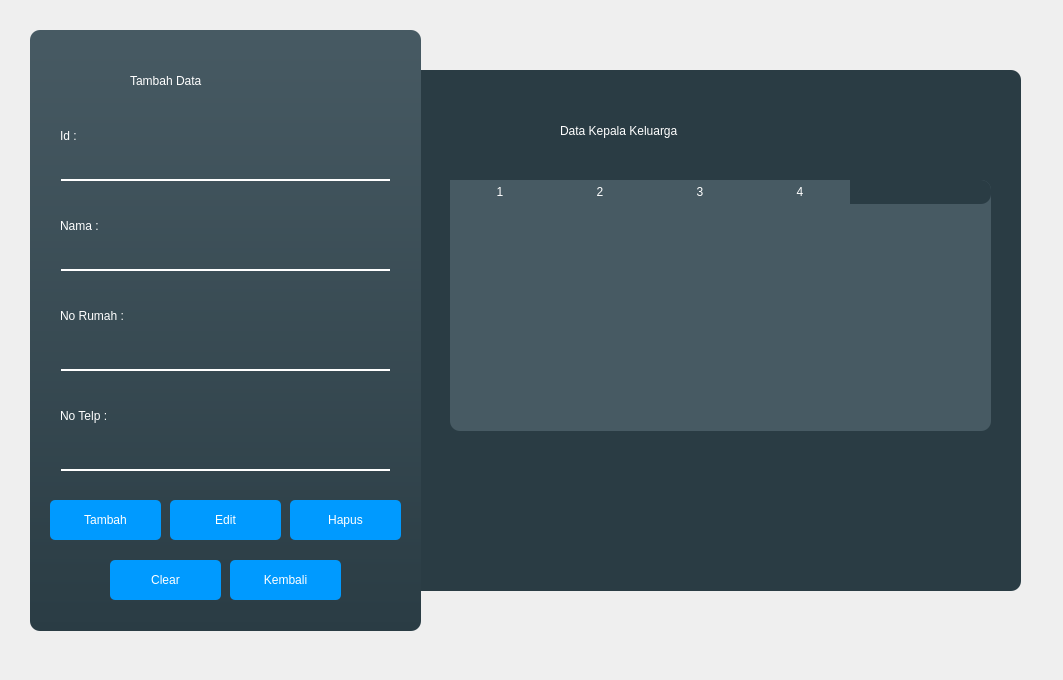
<?xml version="1.0" encoding="UTF-8"?>
<ui version="4.0">
 <class>MainWindow</class>
 <widget class="QMainWindow" name="MainWindow">
  <property name="geometry">
   <rect>
    <x>0</x>
    <y>0</y>
    <width>1063</width>
    <height>680</height>
   </rect>
  </property>
  <property name="windowTitle">
   <string>MainWindow</string>
  </property>
  <widget class="QWidget" name="centralwidget">
   <widget class="QWidget" name="widget" native="true">
    <property name="geometry">
     <rect>
      <x>30</x>
      <y>30</y>
      <width>391</width>
      <height>601</height>
     </rect>
    </property>
    <property name="styleSheet">
     <string notr="true">background-color: qlineargradient(spread:pad, x1:0, y1:0, x2:0, y2:1, stop:0 rgba(71, 90, 99, 255), stop:1 rgba(42, 60, 68, 255));
border-radius:10px;</string>
    </property>
    <widget class="QLineEdit" name="txtNama">
     <property name="geometry">
      <rect>
       <x>30</x>
       <y>210</y>
       <width>331</width>
       <height>31</height>
      </rect>
     </property>
     <property name="styleSheet">
      <string notr="true">background-color:rgba(0,0,0,0);
border:2px solid rgba(0,0,0,0);
border-radius:1px;
border-bottom-color:rgb(255, 255, 255);
color:rgb(0,0,0);
padding-bottom:7px;
font: 57 12pt &quot;Poppins Medium&quot;;color:rgb(255, 255, 255);</string>
     </property>
     <property name="placeholderText">
      <string/>
     </property>
    </widget>
    <widget class="QLabel" name="label_3">
     <property name="geometry">
      <rect>
       <x>100</x>
       <y>20</y>
       <width>191</width>
       <height>61</height>
      </rect>
     </property>
     <property name="styleSheet">
      <string notr="true">font: 75 20pt &quot;Poppins&quot;; color:white;
background-color:transparent
</string>
     </property>
     <property name="text">
      <string>Tambah Data</string>
     </property>
    </widget>
    <widget class="QLabel" name="label_4">
     <property name="geometry">
      <rect>
       <x>30</x>
       <y>180</y>
       <width>71</width>
       <height>31</height>
      </rect>
     </property>
     <property name="styleSheet">
      <string notr="true">font: 75 13pt &quot;Poppins Medium&quot;; color:white;
background-color:transparent
</string>
     </property>
     <property name="text">
      <string>Nama : </string>
     </property>
    </widget>
    <widget class="QLabel" name="label_5">
     <property name="geometry">
      <rect>
       <x>30</x>
       <y>270</y>
       <width>101</width>
       <height>31</height>
      </rect>
     </property>
     <property name="styleSheet">
      <string notr="true">font: 75 13pt &quot;Poppins Medium&quot;; color:white;
background-color:transparent
</string>
     </property>
     <property name="text">
      <string>No Rumah :</string>
     </property>
    </widget>
    <widget class="QLineEdit" name="txtNoRumah">
     <property name="geometry">
      <rect>
       <x>30</x>
       <y>310</y>
       <width>331</width>
       <height>31</height>
      </rect>
     </property>
     <property name="styleSheet">
      <string notr="true">background-color:rgba(0,0,0,0);
border:2px solid rgba(0,0,0,0);
border-radius:1px;
border-bottom-color:rgb(255, 255, 255);
color:rgb(0,0,0);
padding-bottom:7px;
font: 57 12pt &quot;Poppins Medium&quot;;color:rgb(255, 255, 255);</string>
     </property>
     <property name="placeholderText">
      <string/>
     </property>
    </widget>
    <widget class="QLabel" name="label_6">
     <property name="geometry">
      <rect>
       <x>30</x>
       <y>370</y>
       <width>101</width>
       <height>31</height>
      </rect>
     </property>
     <property name="styleSheet">
      <string notr="true">font: 75 13pt &quot;Poppins Medium&quot;; color:white;
background-color:transparent
</string>
     </property>
     <property name="text">
      <string>No Telp :</string>
     </property>
    </widget>
    <widget class="QLineEdit" name="txtNoTelp">
     <property name="geometry">
      <rect>
       <x>30</x>
       <y>410</y>
       <width>331</width>
       <height>31</height>
      </rect>
     </property>
     <property name="styleSheet">
      <string notr="true">background-color:rgba(0,0,0,0);
border:2px solid rgba(0,0,0,0);
border-radius:1px;
border-bottom-color:rgb(255, 255, 255);
color:rgb(0,0,0);
padding-bottom:7px;
font: 57 12pt &quot;Poppins Medium&quot;;color:rgb(255, 255, 255);</string>
     </property>
     <property name="placeholderText">
      <string/>
     </property>
    </widget>
    <widget class="QLineEdit" name="txtId">
     <property name="geometry">
      <rect>
       <x>30</x>
       <y>120</y>
       <width>331</width>
       <height>31</height>
      </rect>
     </property>
     <property name="styleSheet">
      <string notr="true">background-color:rgba(0,0,0,0);
border:2px solid rgba(0,0,0,0);
border-radius:1px;
border-bottom-color:rgb(255, 255, 255);
color:rgb(0,0,0);
padding-bottom:7px;
font: 57 12pt &quot;Poppins Medium&quot;;color:rgb(255, 255, 255);</string>
     </property>
     <property name="placeholderText">
      <string/>
     </property>
    </widget>
    <widget class="QLabel" name="label_7">
     <property name="geometry">
      <rect>
       <x>30</x>
       <y>90</y>
       <width>71</width>
       <height>31</height>
      </rect>
     </property>
     <property name="styleSheet">
      <string notr="true">font: 75 13pt &quot;Poppins Medium&quot;; color:white;
background-color:transparent
</string>
     </property>
     <property name="text">
      <string>Id :</string>
     </property>
    </widget>
    <widget class="QPushButton" name="btnTambah">
     <property name="geometry">
      <rect>
       <x>20</x>
       <y>470</y>
       <width>111</width>
       <height>40</height>
      </rect>
     </property>
     <property name="styleSheet">
      <string notr="true">font: 75 13pt &quot;Poppins&quot;;color:white;
background-color:#009AFF;
border-radius:5px;

</string>
     </property>
     <property name="text">
      <string>Tambah</string>
     </property>
    </widget>
    <widget class="QPushButton" name="btnHapus">
     <property name="geometry">
      <rect>
       <x>260</x>
       <y>470</y>
       <width>111</width>
       <height>40</height>
      </rect>
     </property>
     <property name="styleSheet">
      <string notr="true">font: 75 13pt &quot;Poppins&quot;;color:white;
background-color:#009AFF;
border-radius:5px;

</string>
     </property>
     <property name="text">
      <string>Hapus</string>
     </property>
    </widget>
    <widget class="QPushButton" name="btnEdit">
     <property name="geometry">
      <rect>
       <x>140</x>
       <y>470</y>
       <width>111</width>
       <height>40</height>
      </rect>
     </property>
     <property name="styleSheet">
      <string notr="true">font: 75 13pt &quot;Poppins&quot;;color:white;
background-color:#009AFF;
border-radius:5px;

</string>
     </property>
     <property name="text">
      <string>Edit</string>
     </property>
    </widget>
    <widget class="QPushButton" name="btnClear">
     <property name="geometry">
      <rect>
       <x>80</x>
       <y>530</y>
       <width>111</width>
       <height>40</height>
      </rect>
     </property>
     <property name="styleSheet">
      <string notr="true">font: 75 13pt &quot;Poppins&quot;;color:white;
background-color:#009AFF;
border-radius:5px;

</string>
     </property>
     <property name="text">
      <string>Clear</string>
     </property>
    </widget>
    <widget class="QPushButton" name="btnKembali">
     <property name="geometry">
      <rect>
       <x>200</x>
       <y>530</y>
       <width>111</width>
       <height>40</height>
      </rect>
     </property>
     <property name="styleSheet">
      <string notr="true">font: 75 13pt &quot;Poppins&quot;;color:white;
background-color:#009AFF;
border-radius:5px;

</string>
     </property>
     <property name="text">
      <string>Kembali</string>
     </property>
    </widget>
   </widget>
   <widget class="QWidget" name="widget_2" native="true">
    <property name="geometry">
     <rect>
      <x>390</x>
      <y>70</y>
      <width>631</width>
      <height>521</height>
     </rect>
    </property>
    <property name="styleSheet">
     <string notr="true">background-color: #2A3C44;
border-radius:10px;</string>
    </property>
    <widget class="QTableWidget" name="tableWidget">
     <property name="geometry">
      <rect>
       <x>60</x>
       <y>110</y>
       <width>541</width>
       <height>251</height>
      </rect>
     </property>
     <property name="styleSheet">
      <string notr="true">QHeaderView::section {                          
    color: white;                               
    padding: 2px;                               
    height:20px;                                
    border: 0px solid #567dbc;      
    border-left:0px;                            
    border-right:0px;                           
    background-color: #475A63;     
	font: 75 10pt &quot;Poppins&quot;;color:white;                    
}

QTableWidget{
	background-color:#475A63;
	font: 75 10pt &quot;Poppins Medium&quot;; 
	color:white;
}
</string>
     </property>
     <property name="rowCount">
      <number>0</number>
     </property>
     <property name="columnCount">
      <number>4</number>
     </property>
     <column/>
     <column/>
     <column/>
     <column/>
    </widget>
    <widget class="QLabel" name="label_8">
     <property name="geometry">
      <rect>
       <x>170</x>
       <y>30</y>
       <width>311</width>
       <height>61</height>
      </rect>
     </property>
     <property name="styleSheet">
      <string notr="true">font: 75 20pt &quot;Poppins&quot;; color:white;
background-color:transparent
</string>
     </property>
     <property name="text">
      <string>Data Kepala Keluarga</string>
     </property>
    </widget>
   </widget>
   <zorder>widget_2</zorder>
   <zorder>widget</zorder>
  </widget>
 </widget>
 <resources/>
 <connections/>
</ui>
